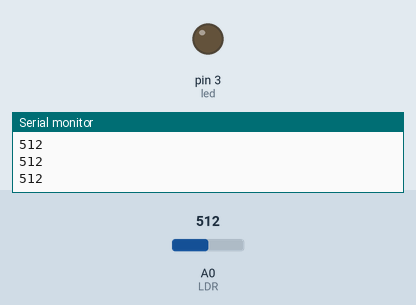
Simulated run of this sketch. Board: Arduino Uno, built with avr-gcc and run on an emulated ATmega328P. Shown: output pins drawn as LEDs (lit = HIGH), the last lines printed to the serial monitor. Inputs (shaded band) come from the test bench; at power-on: A0 (LDR) = 512.

Above: at 1.3 s.
1.4 s: A0 (LDR) set to 257
2.9 s: A0 (LDR) set to 232
At 3.8 s:
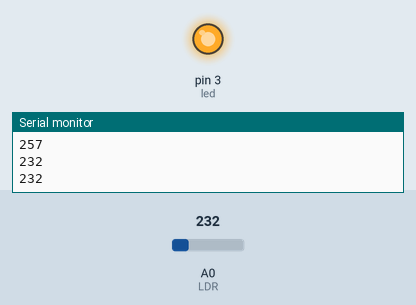
4.5 s: A0 (LDR) set to 260
At 5.0 s:
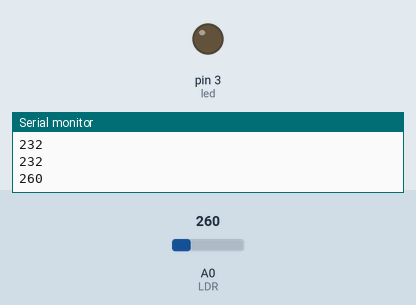
6.0 s: A0 (LDR) set to 240
At 7.3 s:
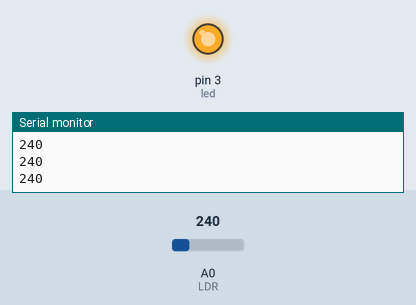
Timing chart, 0 to 8.5 s (numbered marks = the images above; inputs shaded):
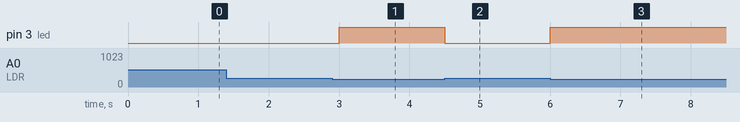

Measured:
- the behaviour switches between 251 and 250 on A0 (LDR) (found by bisection; images 0 and 1)
- after the input at 2.9 s, pin 3 (led): LOW → HIGH after 0.10 s
- after the input at 4.5 s, pin 3 (led): HIGH → LOW at once
- after the input at 6.0 s, pin 3 (led): LOW → HIGH at once

The sketch:

akilli_aydinlatma.ino
```cpp
int led = 3; // LED için kullanılacak pin numarasını tanımlar

void setup() {
  Serial.begin(9600); // Seri iletişim başlatılır, baud hızı 9600 olarak ayarlanır
  pinMode(led, OUTPUT); // LED pinini çıkış modunda ayarlar
}

void loop() {
  int ldr_sensor_deger = analogRead(A0); // A0 pininden LDR sensörünün analog değerini okur
  Serial.println(ldr_sensor_deger); // LDR sensör değerini seri port üzerinden bilgisayara gönderir

  if (ldr_sensor_deger <= 250) {
    digitalWrite(led, HIGH); // Eğer LDR sensör değeri 250'den küçük veya eşitse, LED'i yak
  }
  else {
    digitalWrite(led, LOW); // Değilse, LED'i söndür
  }

  delay(500); // 500 milisaniye bekleme süresi ekler (yarım saniye)
}
```
